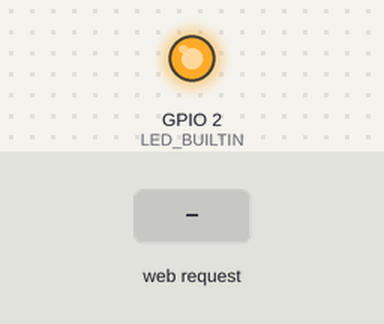
Bench run of a sketch on a simulated ESP8266 (NodeMCU). Shown: output pins drawn as LEDs (lit = HIGH, except the on-board LED, lit = LOW). The test bench sets the inputs (shaded band). What the sketch prints to the serial monitor is not drawn.

Above: at 2.2 s.
2.3 s: HTTP request GET / received
At 3.5 s:
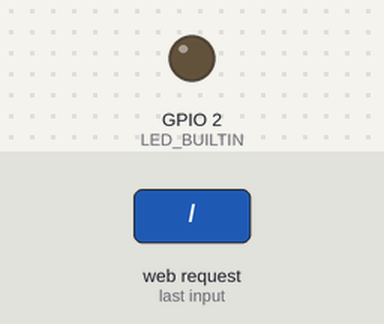
Timing chart, 0 to 5.3 s (numbered marks = the images above; inputs shaded):
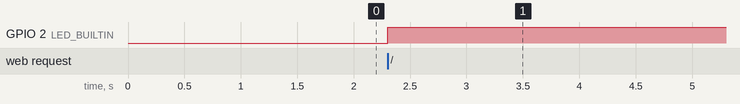

Measured:
- after the input at 2.3 s, GPIO 2 (LED_BUILTIN): LOW → HIGH at once

The sketch:

ConnectedAPBlink.ino
```cpp
#include <ESP8266WiFi.h>
#include <WiFiClient.h>
#include <ESP8266WebServer.h>

/* Set these to your desired credentials. */
const char *ssid = "nome da rede";
const char *password = "senha";

ESP8266WebServer server(80);

/* Teste de mensagem, conecte no node e entre na página com o ip dele
 * via browser.
 */
void handleRoot() {
  server.send(200, "text/html", "<h1>You are connected</h1>");
  digitalWrite(LED_BUILTIN, HIGH);
}

void setup() {
  delay(1000);
  Serial.begin(115200);
  Serial.println();
  Serial.print("Configurando AP");
  /* se você remover o parâmetro de password para criar uma rede aberta*/
  WiFi.softAP(ssid, password);


  IPAddress myIP = WiFi.softAPIP();
  Serial.print("Meu endereço IP: ");
  Serial.println(myIP);
  server.on("/", handleRoot);
  server.begin();
  Serial.println("Iniciado Servidor http teste");
  pinMode(LED_BUILTIN, OUTPUT);
  digitalWrite(LED_BUILTIN, LOW);
}

void loop() {
  server.handleClient();
}
```
